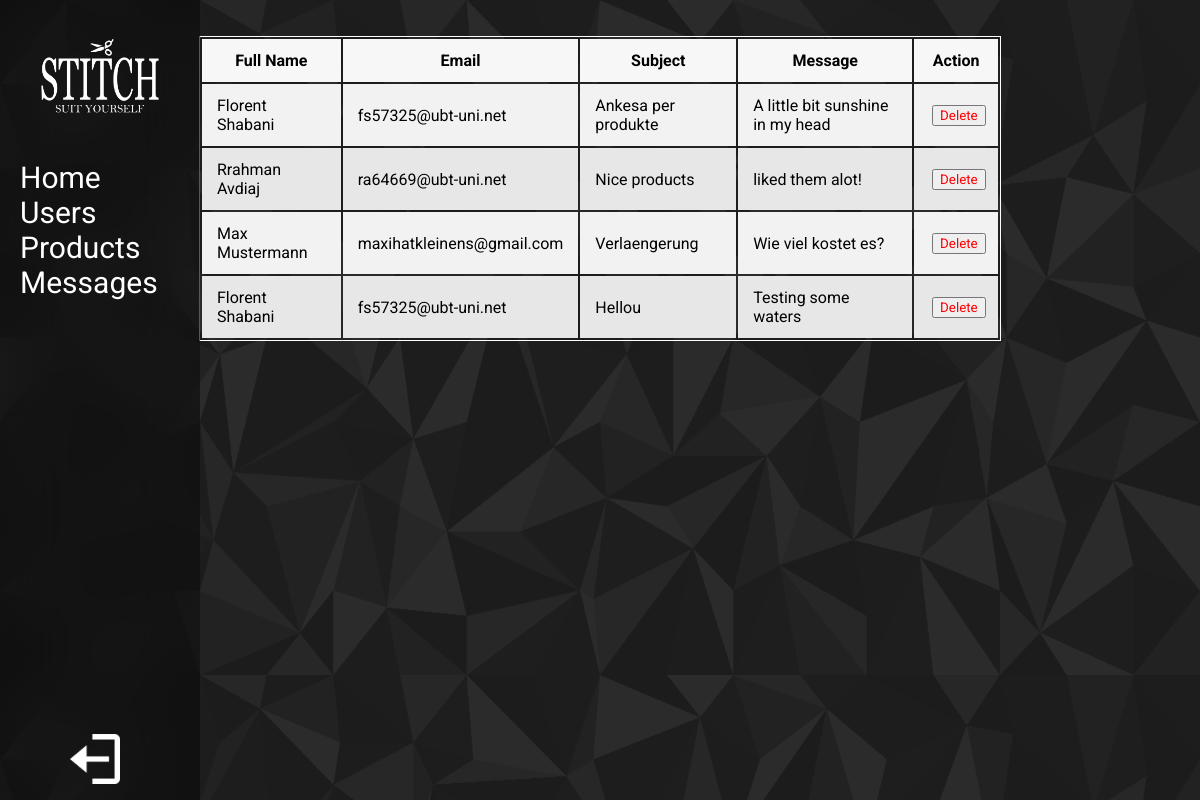
Page /contactusDash.php (signed in) on the committed database.
### tables this page shows
CREATE TABLE `contactus` (
  `ID` int(100) NOT NULL,
  `fullname` varchar(100) NOT NULL,
  `email` varchar(100) NOT NULL,
  `subject` varchar(100) NOT NULL,
  `message` varchar(480) NOT NULL
);

### CRUD/contactusCRUD.php (called while the page is built, shortened)
<?php
class contactusCRUD extends config
{
    private $pdo;
    public function __construct($pdo = null, $fullname = null, $email = null, $subject = null, $message = null)
    {
        $this->pdo = $pdo;
    }
    public function shfaqTeGjithaMessages()
    {
        try {
            $stm = $this->pdo->prepare('SELECT * FROM contactus;');
            $stm->execute();
            return $stm->fetchAll();
        } catch (Exception $e) {
            return $e->getMessage();
        }
    }
}
?>

### contactusDash.php (the view, shortened to what this page needs)
<?php
require_once('CRUD/contactusCRUD.php');
$config = new config();
$pdo = $config->connDB();
$contactusCRUD = new contactusCRUD($pdo);
$contacts = $contactusCRUD->shfaqTeGjithaMessages();
?>
<html lang="en">
<head>
    <link rel="stylesheet" href="style/contactusDash.css">
</head>
<body>
    <?php include 'headfoot/sidebar.php' ?>
    <div class="table">
        <table>
            <thead>
                <tr>
                    <th>Full Name</th>
                    <th>Email</th>
                    <th>Subject</th>
                    <th>Message</th>
                    <th>Action</th>
                </tr>
            </thead>
            <tbody>
                <?php
                foreach ($contacts as $contact) {
                    echo "<tr>";
                    echo "<td>{$contact['fullname']}</td>";
                    echo "<td>{$contact['email']}</td>";
                    echo "<td>{$contact['subject']}</td>";
                    echo "<td>{$contact['message']}</td>";
                    echo "<td>";
                    echo "<form method='POST' action='contactusDash.php'>";
                    echo "<button type='submit'>Delete</button>";
                    echo "</form></td>";
                    echo "</tr>";
                }
                ?>
            </tbody>
        </table>
    </div>
</body>
</html>

### style/contactusDash.css (style rules this page uses)
* { font-family: 'Roboto'; }
body { margin: 0; padding: 0; background-image: url("images/patterns.png"); background-repeat: repeat; background-size: 100%; background-color: rgb(30, 30, 30); background-size: center; }
.table { border-collapse: collapse; border: 1px solid white; width: 100%; max-width: 800px; margin: 3% auto 3%; font-size: 14px; line-height: 1.4; }
.table thead tr { background-color: #f7f7f7; border-top: 1px solid #e0e0e0; border-bottom: 1px solid #e0e0e0; }
.table th, .table td { padding: 12px 15px; }
.table tbody tr { background-color: #f2f2f2; }
.table tbody tr:nth-child(even) { background-color: #e7e7e7; }
.table form { margin: auto; }
.table form button { color: red; margin: 0 5%; }

### rows in the picture
contactus: fullname "Florent Shabani", email "fs57325@ubt-uni.net", subject "Ankesa per produkte", message "A little bit sunshine in my head"
contactus: fullname "Rrahman Avdiaj", email "ra64669@ubt-uni.net", subject "Nice products", message "liked them alot!"
contactus: fullname "Max Mustermann", email "maxihatkleinens@gmail.com", subject "Verlaengerung", message "Wie viel kostet es?"
contactus: fullname "Florent Shabani", email "fs57325@ubt-uni.net", subject "Hellou", message "Testing some waters"
